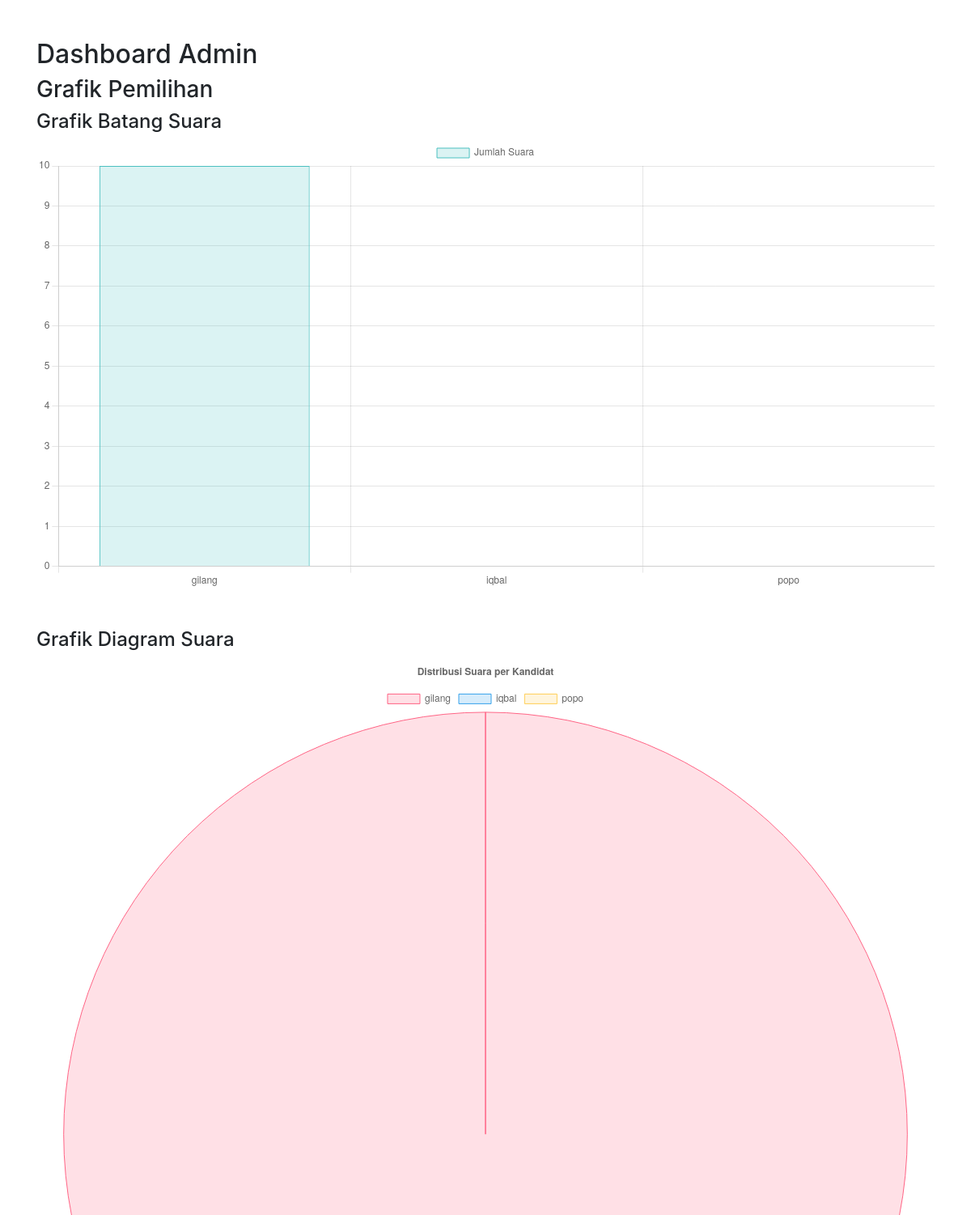
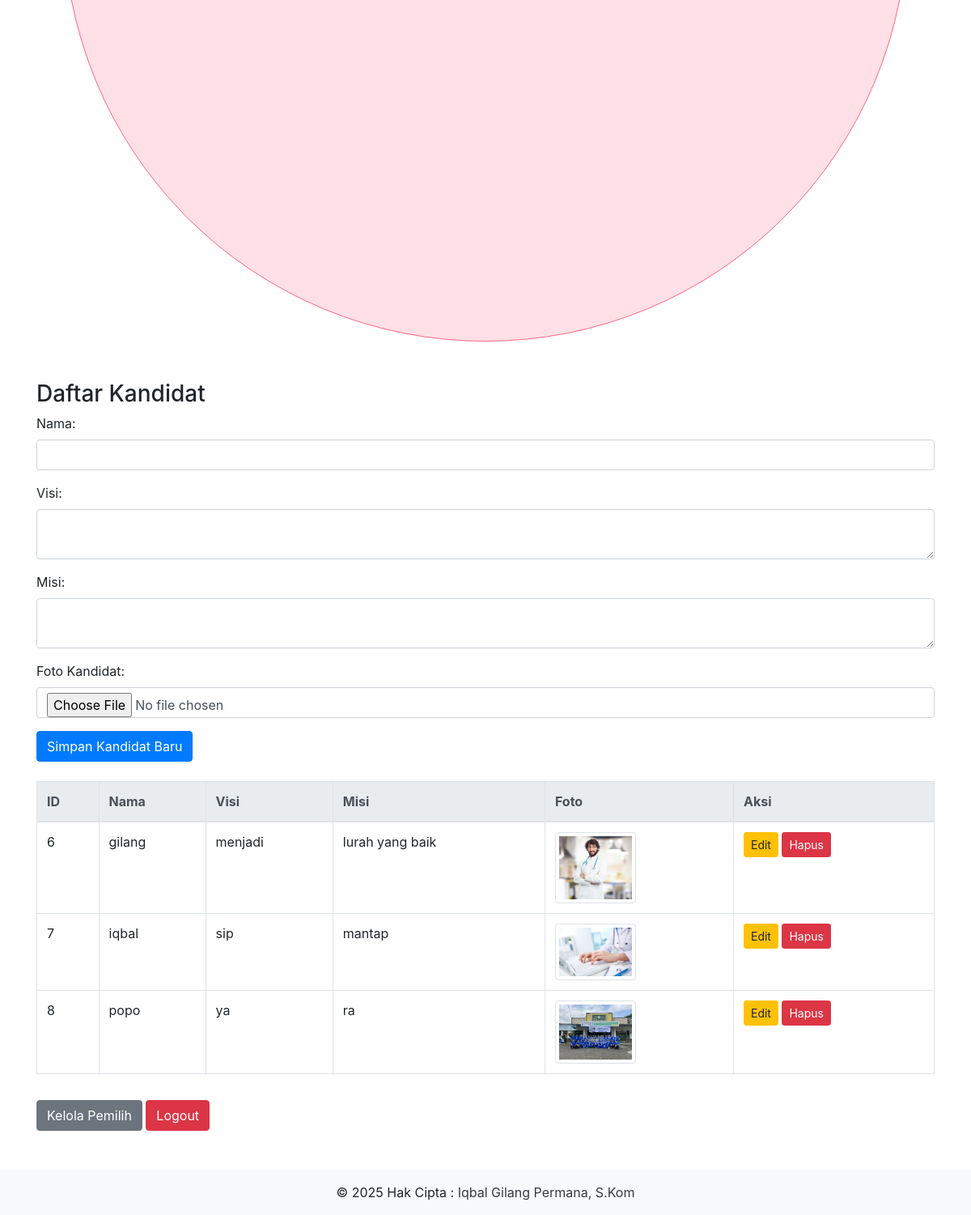
Page /admin.php (signed in) on the committed database (2 pictures, top to bottom).
### tables this page shows
CREATE TABLE `candidates` (
  `id` int(11) NOT NULL,
  `name` varchar(255) NOT NULL,
  `vision` text DEFAULT NULL,
  `mission` text DEFAULT NULL,
  `photo` varchar(255) DEFAULT NULL
);

### admin.php (the view, shortened to what this page needs)
<?php
include 'db.php';
$editCandidate = null;
$stmt_kandidat = $pdo->query("SELECT * FROM candidates");
$kandidatList = $stmt_kandidat->fetchAll();
$voteCounts = [];
foreach ($kandidatList as $kandidat) {
    $stmt_votes = $pdo->prepare("SELECT COUNT(*) FROM votes WHERE candidate_id = :candidate_id");
    $stmt_votes->execute(['candidate_id' => $kandidat['id']]);
    $voteCounts[$kandidat['id']] = $stmt_votes->fetchColumn();
}
$labels = [];
$data = [];
foreach ($kandidatList as $kandidat) {
    $labels[] = $kandidat['name'];
    $data[] = $voteCounts[$kandidat['id']];
}
$stmt_kandidat = $pdo->query("SELECT * FROM candidates");
$kandidatList = $stmt_kandidat->fetchAll();
?>
<!DOCTYPE html>
<html lang="en">
<head>
    <link rel="stylesheet" href="https://stackpath.bootstrapcdn.com/bootstrap/4.5.2/css/bootstrap.min.css">
</head>
<body>
    <div class="container mt-5">
        <h2>Dashboard Admin</h2>
        <h3>Grafik Pemilihan</h3>
        <h4>Grafik Batang Suara</h4>
        <canvas id="candidateBarChart" width="400" height="200"></canvas>
        <h4 class="mt-5">Grafik Diagram Suara</h4>
        <canvas id="candidatePieChart" width="400" height="200"></canvas>
        <h3 class="mt-5">Daftar Kandidat</h3>
        <form action="" method="POST" enctype="multipart/form-data">
            <div class="form-group">
                <label for="name">Nama:</label>
                <input type="text" class="form-control" id="name" name="name" value="<?php echo $editCandidate ? $editCandidate['name'] : ''; ?>" required>
            </div>
            <div class="form-group">
                <label for="vision">Visi:</label>
                <textarea class="form-control" id="vision" name="vision" required><?php echo $editCandidate ? $editCandidate['vision'] : ''; ?></textarea>
            </div>
            <div class="form-group">
                <label for="mission">Misi:</label>
                <textarea class="form-control" id="mission" name="mission" required><?php echo $editCandidate ? $editCandidate['mission'] : ''; ?></textarea>
            </div>
            <div class="form-group">
                <label for="photo">Foto Kandidat:</label>
                <input type="file" class="form-control" id="photo" name="photo" accept="image/*" <?php echo $editCandidate ? '' : 'required'; ?>>
            </div>
            <button type="submit" name="add_candidate" class="btn btn-primary">
                <?php echo $editCandidate ? "Perbarui Data Kandidat" : "Simpan Kandidat Baru"; ?>
            </button>
        </form>
        <table class="table table-bordered mt-4">
            <thead class="thead-light">
                <tr>
                    <th>ID</th>
                    <th>Nama</th>
                    <th>Visi</th>
                    <th>Misi</th>
                    <th>Foto</th>
                    <th>Aksi</th>
                </tr>
            </thead>
            <tbody>
                <?php foreach ($kandidatList as $kandidat): ?>
                    <tr>
                        <td><?php echo $kandidat['id']; ?></td>
                        <td><?php echo $kandidat['name']; ?></td>
                        <td><?php echo $kandidat['vision']; ?></td>
                        <td><?php echo $kandidat['mission']; ?></td>
                        <td>
                            <?php if ($kandidat['photo']): ?>
                                <img src="<?php echo $kandidat['photo']; ?>" alt="Foto Kandidat" class="img-thumbnail" style="max-width: 100px;">
                            <?php endif; ?>
                        </td>
                        <td>
                            <a href="admin.php?edit_candidate=<?php echo $kandidat['id']; ?>" class="btn btn-warning btn-sm">Edit</a>
                            <a href="admin.php?delete_candidate=<?php echo $kandidat['id']; ?>" class="btn btn-danger btn-sm" onclick="return confirm('Apakah Anda yakin ingin menghapus?');">Hapus</a>
                        </td>
                    </tr>
                <?php endforeach; ?>
            </tbody>
        </table>
        <a href="voters.php" class="btn btn-secondary mt-3">Kelola Pemilih</a>
        <a href="logout.php" class="btn btn-danger mt-3">Logout</a>
    </div>
<?php include 'footer.php'; ?>
    <script>
        // Membuat grafik batang menggunakan Chart.js
        var ctxBar = document.getElementById('candidateBarChart').getContext('2d');
        var candidateBarChart = new Chart(ctxBar, {
            type: 'bar', // Jenis grafik
            data: {
                labels: <?php echo json_encode($labels); ?>, // Label kandidat
                datasets: [{
                    label: 'Jumlah Suara',
                    data: <?php echo json_encode($data); ?>, // Data suara
                    backgroundColor: 'rgba(75, 192, 192, 0.2)',
                    borderColor: 'rgba(75, 192, 192, 1)',
                    borderWidth: 1
                }]
            },
            options: {
                scales: {
                    y: {
                        beginAtZero: true
                    }
                }
            }
        });
        // Membuat grafik diagram menggunakan Chart.js
        var ctxPie = document.getElementById('candidatePieChart').getContext('2d');
        var candidatePieChart = new Chart(ctxPie, {
            type: 'pie', // Jenis grafik
            data: {
                labels: <?php echo json_encode($labels); ?>, // Label kandidat
                datasets: [{
                    label: 'Jumlah Suara',
                    data: <?php echo json_encode($data); ?>, // Data suara
                    backgroundColor: [
                        'rgba(255, 99, 132, 0.2)',
                        'rgba(54, 162, 235, 0.2)',
                        'rgba(255, 206, 86, 0.2)',
                        'rgba(75, 192, 192, 0.2)',
                        'rgba(153, 102, 255, 0.2)',
                        'rgba(255, 159, 64, 0.2)'
                    ],
                    borderColor: [
                        'rgba(255, 99, 132, 1)',
                        'rgba(54, 162, 235, 1)',
                        'rgba(255, 206, 86, 1)',
                        'rgba(75, 192, 192, 1)',
                        'rgba(153, 102, 255, 1)',
                        'rgba(255, 159, 64, 1)'
                    ],
                    borderWidth: 1
                }]
            },
            options: {
                responsive: true,
                plugins: {
                    legend: {
                        position: 'top',
                    },
                    title: {
                        display: true,
                        text: 'Distribusi Suara per Kandidat'
                    }
                }
            }
        });
    </script>
</body>
</html>

### rows in the picture
candidates: id "6", name "gilang", vision "menjadi", mission "lurah yang baik", photo (picture)
candidates: id "7", name "iqbal", vision "sip", mission "mantap", photo (picture)
candidates: id "8", name "popo", vision "ya", mission "ra", photo (picture)

### other values in the picture
chart data {{ json_encode($labels) }} ["gilang","iqbal","popo"]
chart data {{ json_encode($data) }} [10,0,0]
